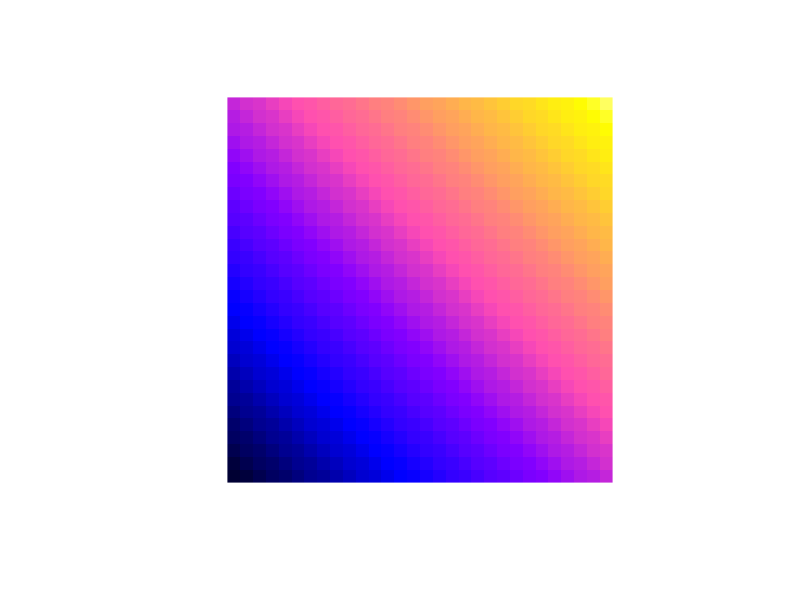

The R script that drew this image:
library(sp)


### Name: bpy.colors
### Title: blue-pink-yellow color scheme, which also prints well on
###   black/white printers
### Aliases: bpy.colors
### Keywords: color

### ** Examples

bpy.colors(10)
p <- expand.grid(x=1:30,y=1:30)
p$z <- p$x + p$y
coordinates(p) <- c("x", "y")
gridded(p) <- TRUE
image(p, col = bpy.colors(100), asp = 1)
# require(lattice)
# trellis.par.set("regions", list(col=bpy.colors())) # make this default pallette
